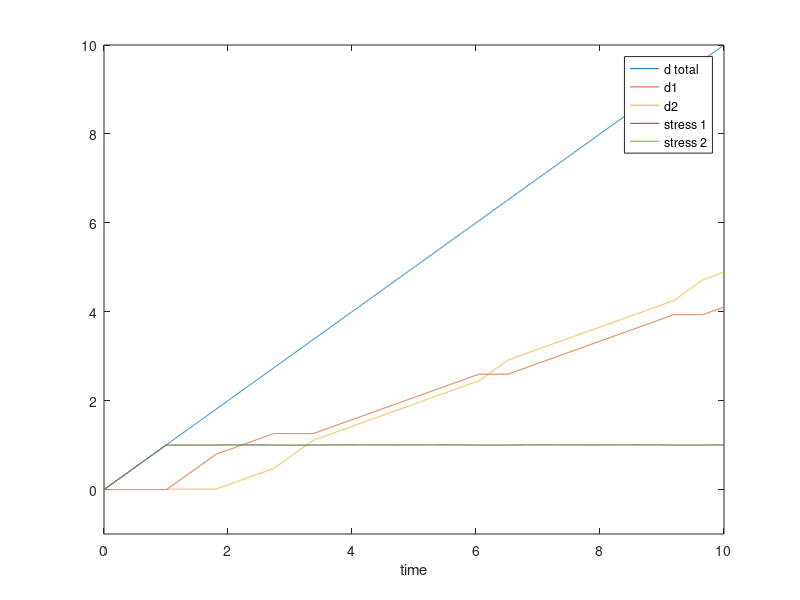

Write MATLAB code to recreate this figure.
function [] = fault_system_idealized()
% Calculates displacements along 2 nearly parallel fault strands
% given some idealized assumptions:
% stress ~ sigma_xy + epsilon(t)
% fault1 ~ yield stress tau0, angle ~ 0 + epsilon1
% fault2 ~ yield stress tau0, angle ~ 0 + epsilon2
% Instead of changes directly to sigma_xy, below implements changes to
% principal stress angle as the perturbation
% yield criterion sigma_xy >= tau0
% System driven by applied constant velocity
% Stress is calculated elastically
% Written by VCT

sigma_xy = 1;
tau0 = 1;
v = 1;
mu = 1;
H = 1;
dt = 0.001;
t = [0:dt:10];
d = v*t;
d1 = 0*t;
d2 = d1;
sigma_shear1 = d1;
sigma_shear2 = d1;
% Redundant, but need initial d1,d2,sigma_shear1,sigma_shear2 all zero
d1(1) = 0;
d2(1) = 0;
sigma_shear1(1)=0;
sigma_shear2(1)=0;

% To toggle epsilon1 angle or ps_angle, pick different flags
eps1_flag = 2;
ps_angle_flag = 1;

if eps1_flag == 1
    epsilon1 = .05;
elseif eps1_flag == 2
    epsilon1 = .02;
else
    epsilon1 = 0;
end
epsilon2 = 0;
if ps_angle_flag == 1
    ps_angle = 0.1*cos(2*t); 
else
    ps_angle = 0*t;
end

for i=2:length(t)
    sigma_xy = mu/H*(d(i-1)-d1(i-1)-d2(i-1));
    sigma_shear1(i) = sigma_xy*cos(ps_angle(i-1)+epsilon1);
    sigma_shear2(i) = sigma_xy*cos(ps_angle(i-1)+epsilon2);
    if sigma_shear1(i) >= tau0 && sigma_shear2(i) < tau0
        %increment fault1
        d1(i)=d1(i-1)+v*dt;
        d2(i)=d2(i-1);
    elseif sigma_shear1(i) < tau0 && sigma_shear2(i) >= tau0
        %increment fault2
        d1(i)=d1(i-1);
        d2(i)=d2(i-1)+v*dt;
    elseif sigma_shear1(i) < tau0 && sigma_shear2(i) < tau0
        %neither fault incremented
        d1(i)=d1(i-1);
        d2(i)=d2(i-1);
    else
        %split the increment with some rule
        % 50% rule
        d1(i)=d1(i-1)+0.5*v*dt;
        d2(i)=d2(i-1)+0.5*v*dt;
    end
end

plot(t,d,t,d1,t,d2,t,sigma_shear1,t,sigma_shear2);
ylim([-1 10]);
xlabel('time');
legend('d total','d1','d2','stress 1','stress 2');